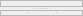
                        <widget class="QWidget" name="page_tab_fit_1">
                         <property name="geometry">
                          <rect>
                           <x>0</x>
                           <y>0</y>
                           <width>83</width>
                           <height>16</height>
                          </rect>
                         </property>
                         <attribute name="label">
                          <string>Decision score, Decision matrix, ROC, Precision-Recall</string>
                         </attribute>
                         <layout class="QVBoxLayout" name="verticalLayout_41">
                          <property name="spacing">
                           <number>0</number>
                          </property>
                          <property name="leftMargin">
                           <number>0</number>
                          </property>
                          <property name="topMargin">
                           <number>0</number>
                          </property>
                          <property name="rightMargin">
                           <number>0</number>
                          </property>
                          <property name="bottomMargin">
                           <number>0</number>
                          </property>
                          <item>
                           <widget class="QSplitter" name="splitter_4">
                            <property name="orientation">
                             <enum>Qt::Vertical</enum>
                            </property>
                            <property name="handleWidth">
                             <number>3</number>
                            </property>
                            <widget class="QFrame" name="frame_tab_fit_1_top">
                             <property name="frameShape">
                              <enum>QFrame::StyledPanel</enum>
                             </property>
                             <property name="frameShadow">
                              <enum>QFrame::Raised</enum>
                             </property>
                             <layout class="QHBoxLayout" name="horizontalLayout_34">
                              <property name="spacing">
                               <number>0</number>
                              </property>
                              <property name="leftMargin">
                               <number>0</number>
                              </property>
                              <property name="topMargin">
                               <number>0</number>
                              </property>
                              <property name="rightMargin">
                               <number>0</number>
                              </property>
                              <property name="bottomMargin">
                               <number>0</number>
                              </property>
                              <item>
                               <widget class="QSplitter" name="splitter">
                                <property name="orientation">
                                 <enum>Qt::Horizontal</enum>
                                </property>
                                <property name="handleWidth">
                                 <number>3</number>
                                </property>
                                <widget class="MplWidget" name="decision_score_plot_widget" native="true">
                                 <property name="sizePolicy">
                                  <sizepolicy hsizetype="Expanding" vsizetype="Expanding">
                                   <horstretch>0</horstretch>
                                   <verstretch>0</verstretch>
                                  </sizepolicy>
                                 </property>
                                </widget>
                                <widget class="MplWidget" name="decision_boundary_plot_widget" native="true">
                                 <property name="sizePolicy">
                                  <sizepolicy hsizetype="Expanding" vsizetype="Expanding">
                                   <horstretch>0</horstretch>
                                   <verstretch>0</verstretch>
                                  </sizepolicy>
                                 </property>
                                </widget>
                               </widget>
                              </item>
                             </layout>
                            </widget>
                            <widget class="QFrame" name="frame_tab_fit_1_botom">
                             <property name="frameShape">
                              <enum>QFrame::StyledPanel</enum>
                             </property>
                             <property name="frameShadow">
                              <enum>QFrame::Raised</enum>
                             </property>
                             <layout class="QHBoxLayout" name="horizontalLayout_33">
                              <property name="spacing">
                               <number>0</number>
                              </property>
                              <property name="leftMargin">
                               <number>0</number>
                              </property>
                              <property name="topMargin">
                               <number>0</number>
                              </property>
                              <property name="rightMargin">
                               <number>0</number>
                              </property>
                              <property name="bottomMargin">
                               <number>0</number>
                              </property>
                              <item>
                               <widget class="QSplitter" name="splitter_3">
                                <property name="orientation">
                                 <enum>Qt::Horizontal</enum>
                                </property>
                                <property name="handleWidth">
                                 <number>3</number>
                                </property>
                                <widget class="MplWidget" name="dm_plot_widget" native="true">
                                 <property name="sizePolicy">
                                  <sizepolicy hsizetype="Expanding" vsizetype="Expanding">
                                   <horstretch>0</horstretch>
                                   <verstretch>0</verstretch>
                                  </sizepolicy>
                                 </property>
                                </widget>
                                <widget class="MplWidget" name="roc_plot_widget" native="true">
                                 <property name="sizePolicy">
                                  <sizepolicy hsizetype="Expanding" vsizetype="Expanding">
                                   <horstretch>0</horstretch>
                                   <verstretch>0</verstretch>
                                  </sizepolicy>
                                 </property>
                                </widget>
                                <widget class="MplWidget" name="pr_plot_widget" native="true">
                                 <property name="sizePolicy">
                                  <sizepolicy hsizetype="Expanding" vsizetype="Expanding">
                                   <horstretch>0</horstretch>
                                   <verstretch>0</verstretch>
                                  </sizepolicy>
                                 </property>
                                </widget>
                               </widget>
                              </item>
                             </layout>
                            </widget>
                           </widget>
                          </item>
                         </layout>
                        </widget>
